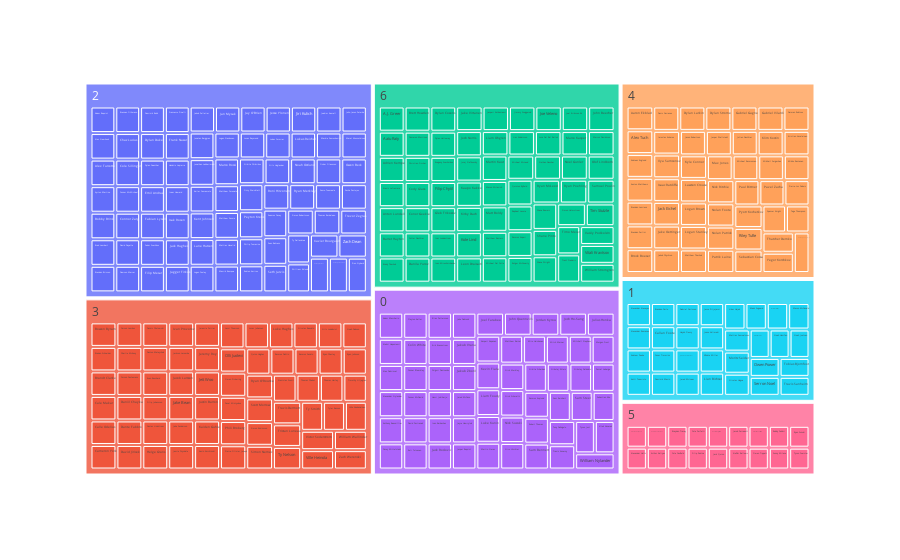

The notebook cell saved with this chart:
### Code cell
def visualize_results(data):
    import plotly.express as px

    print(data.columns)
    print(data.head())

    #visualize mappings via treemap
    result_summary = pd.pivot_table(data, index=['label', 'player_name'],  aggfunc='count').reset_index().rename(columns={'draft_position':'count'})
    result_treemap = result_summary
    fig = px.treemap(result_treemap,path=['label', 'player_name'],values='count')
    fig.show()

    tsne = TSNE(n_components=2, perplexity=15, random_state=42, init="random", learning_rate=200)
    vis_dims2 = tsne.fit_transform(X_vect)

    x = [x for x, y in vis_dims2]
    y = [y for x, y in vis_dims2]

    color = cm.rainbow(np.linspace(0, 1, len(data.label.unique())))
    for category, color in enumerate(color):
        xs = np.array(x)[data.label == category]
        ys = np.array(y)[data.label == category]
        plt.scatter(xs, ys, color=color, alpha=0.3)

        avg_x = xs.mean()
        avg_y = ys.mean()

        plt.scatter(avg_x, avg_y, marker="x", color=color, s=100, label=category)
    plt.title("Visual Representation Of Clusters In 2D Via TSNE")
    plt.legend()

visualize_results(X)

### Figure 1 — Plotly figure (JSON) as saved in the notebook; plotly's stock layout.template omitted (floating-point values rounded to 4 significant figures; data arrays with more than 128 entries replaced by an {"elided": "..."} marker saying what was removed)
{"data": [{"branchvalues": "total", "domain": {"x": [0, 1], "y": [0, 1]}, "hovertemplate": "labels=%{label}<br>count=%{value}<br>parent=%{parent}<br>id=%{id}<extra></extra>", "ids": {"elided": "409 str values"}, "labels": {"elided": "409 str values"}, "name": "", "parents": {"elided": "409 str values"}, "type": "treemap", "values": {"elided": "409 int values"}}], "layout": {"legend": {"tracegroupgap": 0}, "margin": {"t": 60}}}
